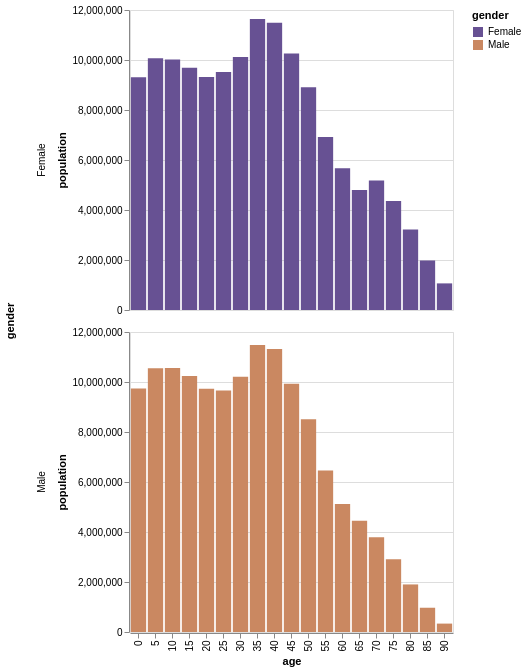

The specification (Vega-Lite) saved for this image:
### Vega-Lite specification from a JSON file in a GitHub repository (floating-point values rounded to 4 significant figures; data arrays with more than 128 entries replaced by an {"elided": "..."} marker saying what was removed)
{"$schema": "https://vega.github.io/schema/vega-lite/v4.json", "description": "A trellis bar chart showing the US population distribution of age groups and gender in 2000.", "data": {"values": {"elided": "570 records"}}, "transform": [{"filter": "datum.year == 2000"}, {"calculate": "datum.sex == 2 ? 'Female' : 'Male'", "as": "gender"}], "width": {"step": 17}, "mark": "bar", "encoding": {"row": {"field": "gender"}, "y": {"aggregate": "sum", "field": "people", "title": "population"}, "x": {"field": "age"}, "color": {"field": "gender", "scale": {"range": ["#675193", "#ca8861"]}}}}
